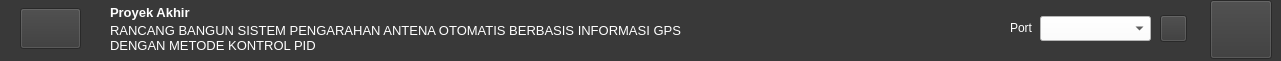
   <widget class="QWidget" name="widget_5" native="true">
    <property name="geometry">
     <rect>
      <x>0</x>
      <y>13</y>
      <width>1281</width>
      <height>61</height>
     </rect>
    </property>
    <property name="styleSheet">
     <string notr="true">background-color: rgb(57, 57, 57);</string>
    </property>
    <widget class="QLabel" name="label_5">
     <property name="geometry">
      <rect>
       <x>1010</x>
       <y>20</y>
       <width>31</width>
       <height>17</height>
      </rect>
     </property>
     <property name="styleSheet">
      <string notr="true">color: rgb(255, 255, 255);</string>
     </property>
     <property name="text">
      <string>&lt;html&gt;&lt;head/&gt;&lt;body&gt;&lt;p&gt;Port&lt;/p&gt;&lt;/body&gt;&lt;/html&gt;</string>
     </property>
    </widget>
    <widget class="QPushButton" name="koneksi">
     <property name="geometry">
      <rect>
       <x>1210</x>
       <y>0</y>
       <width>62</width>
       <height>59</height>
      </rect>
     </property>
     <property name="styleSheet">
      <string notr="true">border-image: url(:/konten/gambar/tombol/disconect.png);</string>
     </property>
     <property name="text">
      <string/>
     </property>
    </widget>
    <widget class="QPushButton" name="updateUSB">
     <property name="geometry">
      <rect>
       <x>1160</x>
       <y>15</y>
       <width>27</width>
       <height>27</height>
      </rect>
     </property>
     <property name="styleSheet">
      <string notr="true">border-image: url(:/konten/gambar/tombol/refresh.png);</string>
     </property>
     <property name="text">
      <string/>
     </property>
    </widget>
    <widget class="QComboBox" name="serial_list">
     <property name="geometry">
      <rect>
       <x>1040</x>
       <y>16</y>
       <width>111</width>
       <height>25</height>
      </rect>
     </property>
     <property name="styleSheet">
      <string notr="true">background-color: rgb(255, 255, 255);
color: rgb(0, 0, 0);</string>
     </property>
    </widget>
    <widget class="QLabel" name="label_11">
     <property name="geometry">
      <rect>
       <x>110</x>
       <y>4</y>
       <width>151</width>
       <height>16</height>
      </rect>
     </property>
     <property name="font">
      <font>
       <pointsize>10</pointsize>
       <weight>75</weight>
       <bold>true</bold>
      </font>
     </property>
     <property name="styleSheet">
      <string notr="true">color: rgb(255, 255, 255);</string>
     </property>
     <property name="text">
      <string>Proyek Akhir</string>
     </property>
    </widget>
    <widget class="QLabel" name="label_13">
     <property name="geometry">
      <rect>
       <x>110</x>
       <y>22</y>
       <width>581</width>
       <height>31</height>
      </rect>
     </property>
     <property name="font">
      <font>
       <pointsize>10</pointsize>
      </font>
     </property>
     <property name="styleSheet">
      <string notr="true">color: rgb(255, 255, 255);</string>
     </property>
     <property name="text">
      <string>RANCANG BANGUN SISTEM PENGARAHAN ANTENA OTOMATIS BERBASIS INFORMASI GPS DENGAN METODE KONTROL PID</string>
     </property>
     <property name="wordWrap">
      <bool>true</bool>
     </property>
    </widget>
    <widget class="QPushButton" name="koneksi_2">
     <property name="geometry">
      <rect>
       <x>20</x>
       <y>8</y>
       <width>61</width>
       <height>41</height>
      </rect>
     </property>
     <property name="styleSheet">
      <string notr="true">border-image: url(:/konten/gambar/pens-putih.png);</string>
     </property>
     <property name="text">
      <string/>
     </property>
    </widget>
   </widget>
